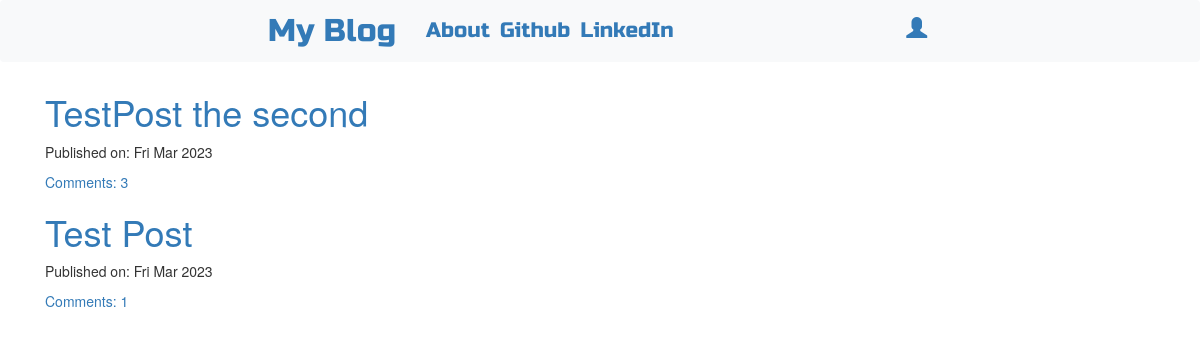
The page / on the database its author committed.
### blog/models.py (models this page shows, shortened)
class Post(models.Model):
    author = models.ForeignKey('auth.User',on_delete=models.CASCADE)
    title = models.CharField(max_length=200)
    text = models.TextField()
    created_date = models.DateTimeField(default=timezone.now)
    published_date = models.DateTimeField(blank=True, null=True)
    def approve_comments(self):
        return self.comments.filter(approved_comment=True)

### blog/views.py (the view)
# urls.py: path("", views.PostListView.as_view(), name = 'post_list'),
class PostListView(ListView):
    model = Post
    def get_queryset(self):
        return Post.objects.filter(published_date__lte = timezone.now()).order_by('-published_date')

### blog/templates/blog/post_list.html
{% extends 'blog/base.html' %}
{% block content %}
<div class="centerstage">
    {% for post in post_list %}
        <div class="post">
            <h1><a href="{% url 'post_detail' pk=post.pk %}">{{ post.title }}</a></h1>
            <div class="date">
                <p>Published on: {{ post.published_date|date:"D M Y"}}</p>
            </div>
            <a href="{% url 'post_detail' pk=post.pk %}">Comments: {{ post.approve_comments.count }}</a>
        </div>
    {% endfor %}
</div>
{% endblock %}

### blog/static/css/blog.css (style rules this page uses)
.centerstage { margin-left: auto; margin-right: auto; }
.loader { filter:hue-rotate(0deg); color: linear-gradient(45deg,#0f8,#08f); animation:hue 5000ms infinite linear; }

### rows shown on the page
Post: title "TestPost the second", published_date "Fri Mar 2023", approve_comments.count "3"
Post: title "Test Post", published_date "Fri Mar 2023", approve_comments.count "1"
